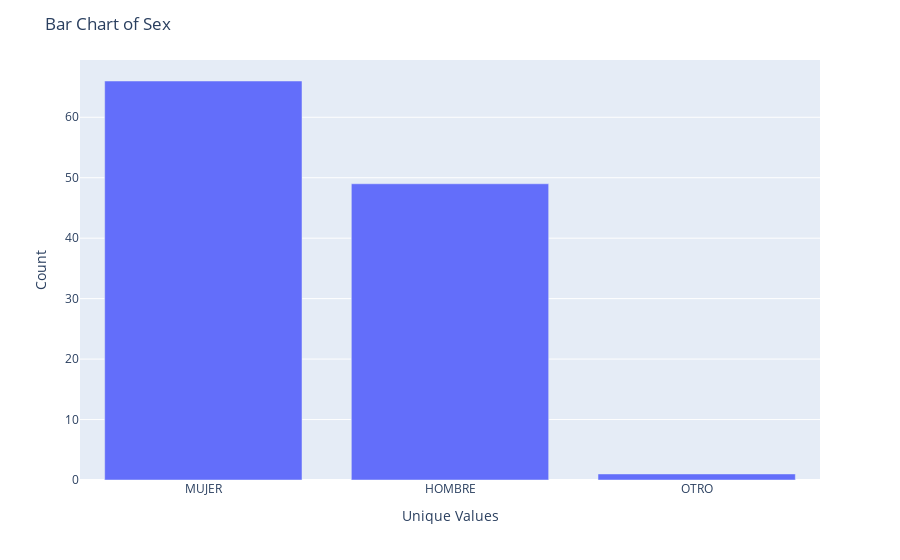

Source (notebook cell):
### Markdown cell above
## Column Sex

### Code cell
cali_df['Sex'] = cali_df['Sex'].str.strip().str.upper()
replace_dict = {
    'UNA MUJER' : 'MUJER',
    'UN HOMBRE' : 'HOMBRE'
}
cali_df['Sex'] = cali_df['Sex'].replace(replace_dict)
temp_value_counts(cali_df, 'Sex')
create_bar_chart(cali_df, 'Sex', 'sex', 'Sex', output_folders[1])

### Figure 1 — Plotly figure (JSON) as saved in the notebook; plotly's stock layout.template omitted (floating-point values rounded to 4 significant figures)
{"data": [{"alignmentgroup": "True", "hovertemplate": "x=%{x}<br>y=%{y}<extra></extra>", "legendgroup": "", "marker": {"color": "#636efa", "pattern": {"shape": ""}}, "name": "", "offsetgroup": "", "orientation": "v", "showlegend": false, "textposition": "auto", "type": "bar", "x": ["MUJER", "HOMBRE", "OTRO"], "xaxis": "x", "y": [66, 49, 1], "yaxis": "y"}], "layout": {"barmode": "relative", "legend": {"tracegroupgap": 0}, "margin": {"t": 60}, "title": {"text": "Bar Chart of Sex"}, "xaxis": {"anchor": "y", "domain": [0, 1], "title": {"text": "Unique Values"}}, "yaxis": {"anchor": "x", "domain": [0, 1], "title": {"text": "Count"}}}}
